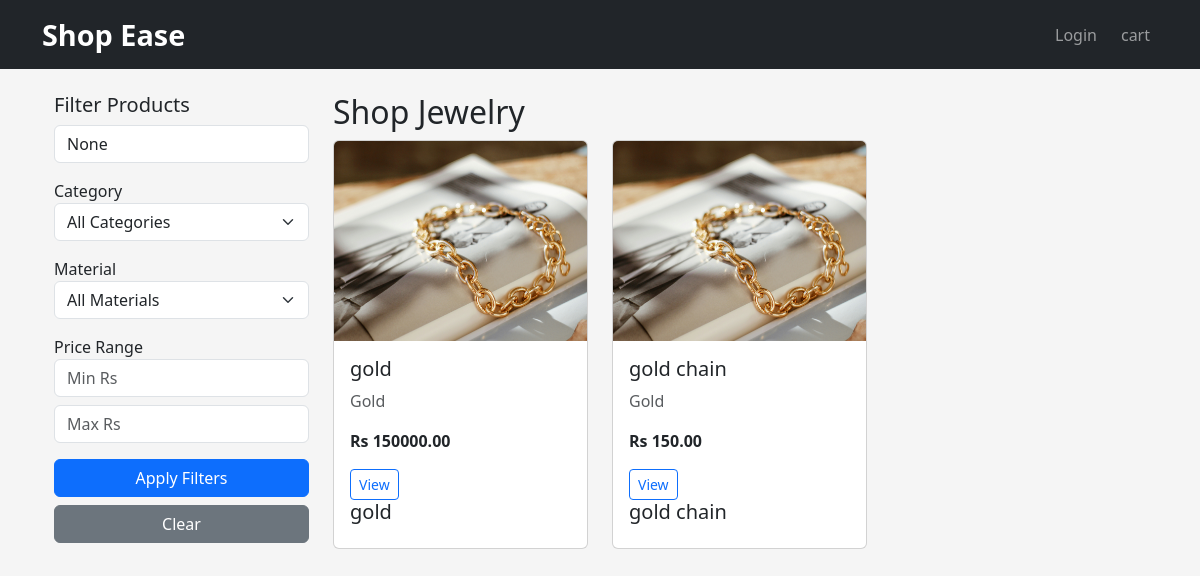
The page / on the database its author committed.
### products/models.py (models this page shows, shortened)
class Product(models.Model):
    MATERIAL_CHOICES = [
        ('gold', 'Gold'), ('silver', 'Silver'), ('handmade', 'Handmade'),
        ('gemstone', 'Gemstone'), ('pearl', 'Pearl'), ('other', 'Other')
    ]
    seller = models.ForeignKey(User, on_delete=models.CASCADE)
    title = models.CharField(max_length=200)
    description = models.TextField()
    price = models.DecimalField(max_digits=10, decimal_places=2)
    material = models.CharField(max_length=20, choices=MATERIAL_CHOICES)
    category = models.ForeignKey(Category, on_delete=models.CASCADE)
    image = models.ImageField(upload_to='products/')
    stock = models.PositiveIntegerField(default=1)
    created_at = models.DateTimeField(auto_now_add=True)

### products/views.py (the view)
# urls.py: path('', views.home, name='home'),
def home(request):
    products = Product.objects.all()
    categories = Category.objects.all()
    material = request.GET.get('material')
    category_id = request.GET.get('category')
    min_price = request.GET.get('min_price')
    max_price = request.GET.get('max_price')
    search = request.GET.get('q')
    if material:
        products = products.filter(material=material)
    if category_id:
        products = products.filter(category_id=category_id)
    if min_price:
        products = products.filter(price__gte=min_price)
    if max_price:
        products = products.filter(price__lte=max_price)
    if search:
        products = products.filter(
            Q(title__icontains=search) | Q(description__icontains=search)
        )
    context = {
        'products': products,
        'categories': categories,
        'materials': [choice[0] for choice in Product.MATERIAL_CHOICES],
        'selected_material': material,
        'selected_category': category_id,
        'search_query': search,
    }
    return render(request, 'products/home.html', context)

### cart/context_processors.py (called while the page is built)
def cart(request):
    return {'cart': Cart(request)}

### products/context_processors.py (called while the page is built)
def wishlist_count(request):
    if request.user.is_authenticated:
        count = Wishlist.objects.filter(user=request.user).count()
    else:
        count = 0
    return {'wishlist_count': count}

### templates/products/home.html (shortened to what this page needs)
{% extends "base.html" %}
{% block content %}
<div class="container mt-4">
    <div class="row">
        <div class="col-md-3">
            <h5>Filter Products</h5>
            <form method="get">
                <div class="mb-3">
                    <input type="text" name="q" class="form-control" placeholder="Search..." value="{{ search_query }}">
                </div>
                <div class="mb-3">
                    <label>Category</label>
                    <select name="category" class="form-select">
                        <option value="">All Categories</option>
                    </select>
                </div>
                <div class="mb-3">
                    <label>Material</label>
                    <select name="material" class="form-select">
                        <option value="">All Materials</option>
                    </select>
                </div>
                <div class="mb-3">
                    <label>Price Range</label>
                    <input type="number" name="min_price" class="form-control mb-2" placeholder="Min Rs" value="{{ request.GET.min_price }}">
                    <input type="number" name="max_price" class="form-control" placeholder="Max Rs" value="{{ request.GET.max_price }}">
                </div>
                <button type="submit" class="btn btn-primary w-100">Apply Filters</button>
                <a href="{% url 'products:home' %}" class="btn btn-secondary w-100 mt-2">Clear</a>
            </form>
        </div>
        <div class="col-md-9">
            <h2>Shop Jewelry</h2>
            <div class="row">
                {% for product in products %}
                <div class="col-md-4 mb-4">
                    <div class="card h-100">
                        {% if product.image %}
                        <img src="{{ product.image.url }}" class="card-img-top" style="height:200px; object-fit:cover;">
                        {% endif %}
                        <div class="card-body d-flex flex-column">
                            <h5 class="card-title">{{ product.title }}</h5>
                            <p class="text-muted">{{ product.material|title }}</p>
                            <p class="fw-bold">Rs {{ product.price }}</p>
                            <div class="mt-auto">
                                <a href="{% url 'products:product_detail' product.pk %}" class="btn btn-outline-primary btn-sm">View</a>
                                <h5 class="card-title">{{ product.title }}</h5>
                            </div>
                        </div>
                    </div>
                </div>
                {% empty %}
                <p>No products found.</p>
                {% endfor %}
            </div>
        </div>
    </div>
</div>
{% endblock %}

### templates/Base.html (style rules this page uses)
body { background-color: #f5f5f5; }

### rows shown on the page
Product: image (picture), title "gold", material "Gold", price "150000.00"
Product: image (picture), title "gold chain", material "Gold", price "150.00"
